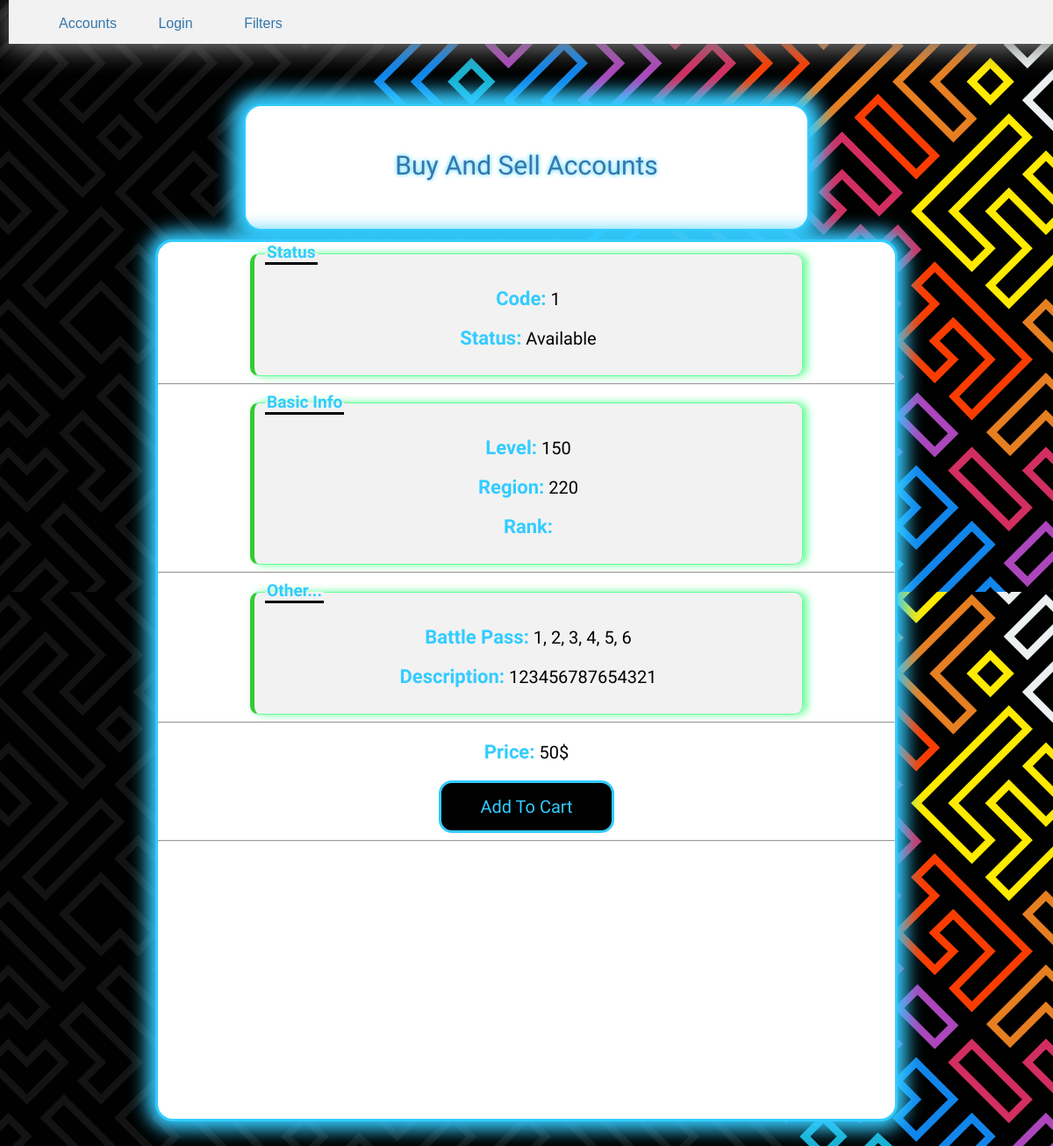
Page /1 on the earlier database version.
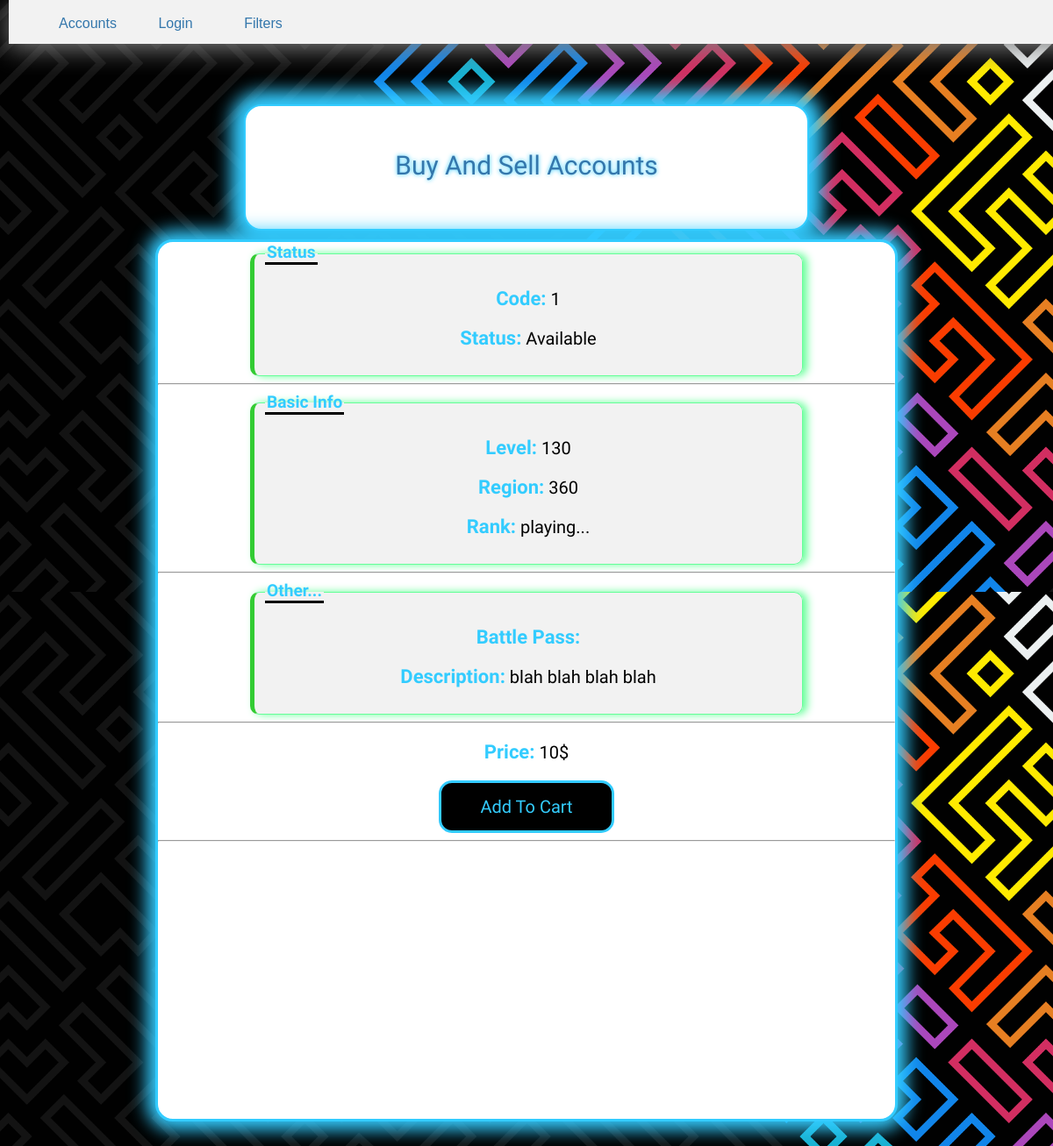
Same page on the later database version.
### Sell/models.py (models this page shows, shortened)
class Account(models.Model):
    code = models.IntegerField(primary_key=True, blank=True)
    w_code = models.IntegerField(blank=True, null=True)
    level = models.IntegerField()
    region_account = (
    ('220' , '220-هند'),
    ('360' , '360-ایران'),
    ('560' , '560-اروپا')
    )
    region = models.CharField(max_length=3 , choices= region_account, default='360')
    rank = models.CharField(max_length=300, blank=True)
    battle_pass = models.CharField(max_length= 400, blank=True)
    description = models.TextField(blank=True)
    price = models.IntegerField()
    S = (
    ('Available', 'Available'),
    ('Sold', 'Sold'),
    )
    status = models.CharField(max_length=9, choices=S, default='Available')
    S2 = (
    ('w', 'Wait4Publish'),
    ('p', 'Published')
    )
    p_status = models.CharField(max_length=1, choices=S2, default='p')

### Sell/views.py (the view)
# urls.py: re_path(r'^(?P<co>[0-9]{1})$', views.account_view, name='detail_view'),
def account_view(request, co):
    account_detail = get_object_or_404(models.Account, pk=co)
    p_names = []
    for p in account_detail.accountpictures_set.all():
        split_list = str(p.picture).split('/')
        p_names.append(split_list.pop())
    context = {
        'account' : account_detail,
        'account_picture' : account_detail.accountpictures_set.all(),
        'picturenames' : p_names,
     }
    return render(request, 'Sell/accounts_info.html', context)

### Sell/templates/Sell/accounts_info.html (shortened to what this page needs)
{% extends "Sell/index.html" %}
    {% block content %}
    {% if account %}
        <div class="info-container">
                <!--{% load static %}
                {% if account.p_status == 'p' %}
                <fieldset>
                <legend>Status</legend>
                <p id="p_account"><span id="p_title">Code:</span> {{account.code}}</p>
                <p id="p_account"><span id="p_title">Status:</span> {{account.status}}</p>
                {% else %}
                <p id="p_account"><span id="p_title">Code:</span> {{account.w_code}}</p>
                <p id="p_account"><span id="p_title">Status:</span> Waiting</p>
                {% endif %}
                </fieldset>
                <hr id="hr-1">
                <fieldset>
                <legend>Basic Info</legend>
                <p id="p_account"><span id="p_title">Level:</span> {{account.level}}</p>
                <p id="p_account"><span id="p_title">Region:</span> {{account.region}}</p>
                <p id="p_account"><span id="p_title">Rank:</span> {{account.rank}}</p>
                </fieldset>
                <hr id="hr-1">
                <fieldset>
                <legend>Other...</legend>
                <p id="p_account"><span id="p_title">Battle Pass:</span> {{account.battle_pass}}</p>
                <p id="p_account"><span id="p_title">Description:</span> {{account.description}}</p>
                </fieldset>
                <hr id="hr-1">
                <p id="p_account"><span id="p_title">Price:</span> {{account.price}}$</p>
                {% if account.status == 'Sold' %}
                <i><p style="color: red; font-weight:bold; font-size: 30px">Sold</p></i>
                {% elif account.p_status == 'w' %}
                <p style="color: #ffcc00; font-weight:bold; font-size: 30px">WaitForPublish</p>
                {% else %}
                <center><button id="ACButton">Add To Cart</button></center>
                {% endif %}
                <hr id="hr-1">
        </div>
    {% endif %}
    {% endblock %}

Differences in the rows shown:
changed Account "Available": level "150" → "130"; region "220" → "360"; rank (not shown) → "playing..."; description "123456787654321" → "blah blah blah blah"; price "50" → "10"; battle_pass "1, 2, 3, 4, 5, 6" → (not shown)
